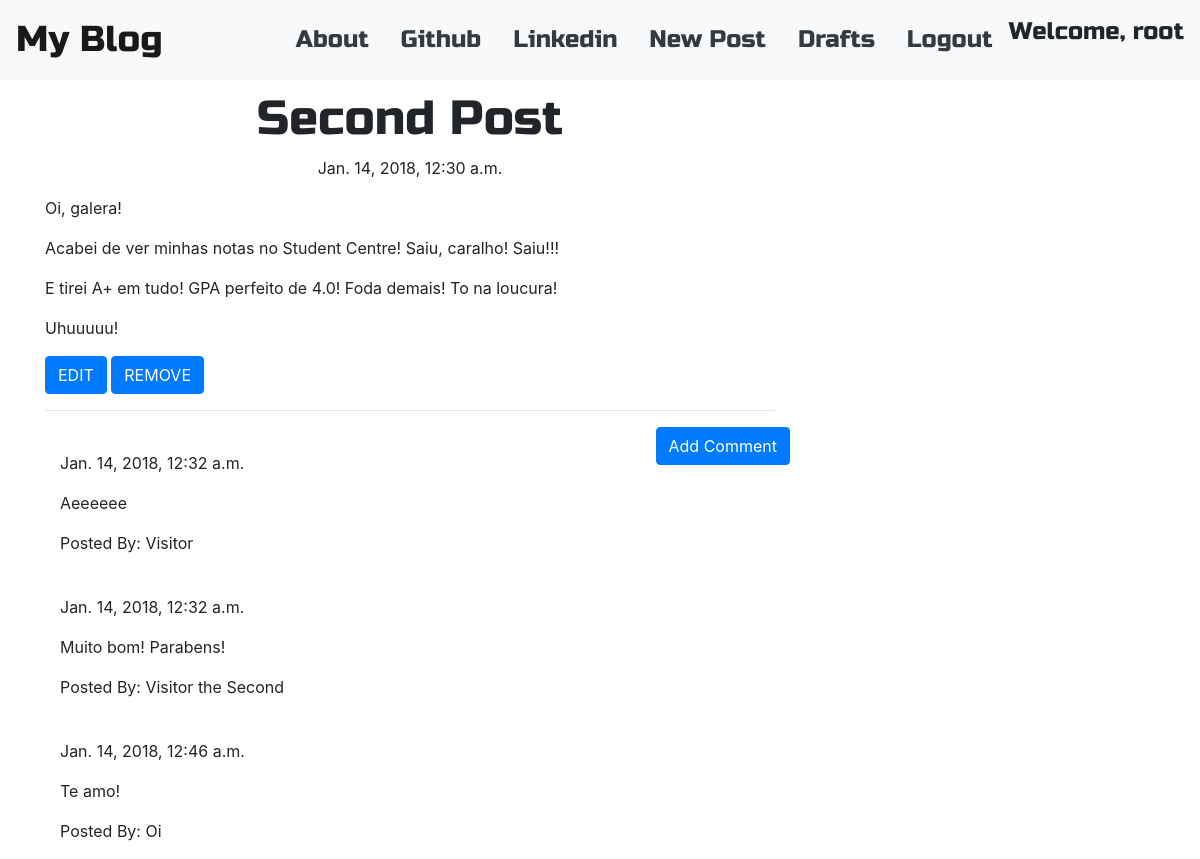
/post/2 (signed in), run on the app's committed database.
### blog/models.py (models this page shows, shortened)
class Post(models.Model):
    author = models.ForeignKey('auth.User')
    title = models.CharField(max_length=200)
    text = models.TextField()
    created_date = models.DateTimeField(default=timezone.now)
    published_date = models.DateTimeField(blank=True, null=True)

class Comment(models.Model):
    post = models.ForeignKey('blog.Post', related_name='comments')
    author = models.CharField(max_length=200)
    text = models.TextField()
    created_date = models.DateTimeField(default=timezone.now)
    approved_comment = models.BooleanField(default=False)

### blog/views.py (the view)
# urls.py: url(r'^post/(?P<pk>\d+)$', views.PostDetailView.as_view(), name='post_detail'),
class PostDetailView(DetailView):
    model = Post

### blog/templates/blog/post_detail.html (shortened to what this page needs)
{% extends 'blog/base.html' %}
{% block content %}
  <h1 class="posttitle loader">{{ post.title }}</h1>
  {% if post.published_date %}
    <div class="date postdate">
      {{ post.published_date }}
    </div>
  {% else %}
    <a class=btn btn-primary href="{% url 'post_publish' pk=post.pk %}">Publish</a>
  {% endif %}
  <p class="postcontent">{{ post.text|safe|linebreaksbr }}</p>
  {% if user.is_authenticated %}
    <a class="btn btn-primary" href="{% url 'post_edit' pk=post.pk %}">EDIT</a>
    <a class="btn btn-primary" href="{% url 'post_remove' pk=post.pk %}">REMOVE</a>
  {% endif %}
  <hr>
  <a class="btn btn-primary btn-comment" href="{% url 'add_comment_to_post' pk=post.pk %}">Add Comment</a>
  <div class="container">
    {% for comment in post.comments.all %}
      <br>
      {% if user.is_authenticated or comment.approved_comment %}
        {{ comment.created_date }}
        <p>{{ comment.text|safe|linebreaksbr }}</p>
        <p>Posted By: {{ comment.author }}</p>
      {% endif %}
    {% empty %}
      <p>No Comments</p>
    {% endfor %}
  </div>
{% endblock %}

### blog/templates/blog/base.html (shortened to what this page needs)
<!DOCTYPE html>
{% load staticfiles %}
<html>
  <head>
    <link rel="stylesheet" href="https://maxcdn.bootstrapcdn.com/bootstrap/4.0.0-beta.3/css/bootstrap.min.css">
    <link rel="stylesheet" href="//cdn.jsdelivr.net/npm/medium-editor@latest/dist/css/medium-editor.min.css" type="text/css" media="screen" charset="utf-8">
    <link rel="stylesheet" href="{% static 'css/blog.css' %}">
  </head>
  <body class="loader">
    <nav class="navbar navbar-light bg-light techfont custom-navbar">
      <a class="navbar-brand bigbrand" href="{% url 'post_list' %}">My Blog</a>
      <ul class="nav justify-content-end">
        <li class="nav-item">
          <a class="nav-link text-dark" href="{% url 'about' %}">About</a>
        </li>
        <li class="nav-item">
          <a class="nav-link text-dark" href="https://www.github.com">Github</a>
        </li>
        <li class="nav-item">
          <a class="nav-link text-dark" href="https://www.linkedin.com">Linkedin</a>
        </li>
        {% if user.is_authenticated %}
        <li class="nav-item">
          <a class="nav-link text-dark" href="{% url 'post_new' %}">New Post</a>
        </li>
        <li class="nav-item">
          <a class="nav-link text-dark" href="{% url 'post_draft_list' %}">Drafts</a>
        </li>
        <li class="nav-item">
          <a class="nav-link text-dark" href="{% url 'post_new' %}">Logout</a>
        </li>
        <li class="nav-item">
          <a>Welcome, {{ user.username }}</a>
        </li>
        {% else %}
        <li class="nav-item">
          <a class="nav-link text-dark" href="{% url 'login' %}">Login</a>
        </li>
        {% endif %}
      </ul>
    </nav>
    <div class="content container">
      <div class="row">
        <div class="col-md-8">
          <div class="blog_posts">
            {% block content %}
            {% endblock %}
          </div>
        </div>
      </div>
    </div>
  </body>
</html>

### blog/static/css/blog.css (style rules this page uses)
.techfont { font-family: 'Russo One', sans-serif; font-size: 1.5em; margin-bottom: 10px; }
.bigbrand { font-size: 1.5em; }
.postdate { text-align: center; }
.posttitle { font-family: 'Russo One', sans-serif; font-size: 3em; text-align: center; }
.postcontent { font-family: 'Montserrat'; font-size: 1.5em; }
.btn-comment { position: absolute; right: 0px; }
.loader { filter: hue-rotate(0deg); color: linear-gradient(45deg, #0f8, #08f); animation: hue 10000ms infinite linear; }

### data on the page
Post: title "Second Post", published_date "Jan. 14, 2018, 12:30 a.m.", text "Oi, galera! Acabei de ver minhas notas no Student Centre! Saiu, caralho! Saiu!!! E tirei A+ em tudo! GPA perfeito de 4.0! Foda demais! To na loucura! Uhuuuuu!"
Comment: created_date "Jan. 14, 2018, 12:32 a.m.", text "Aeeeeee", author "Visitor"
Comment: created_date "Jan. 14, 2018, 12:32 a.m.", text "Muito bom! Parabens!", author "Visitor the Second"
Comment: created_date "Jan. 14, 2018, 12:46 a.m.", text "Te amo!", author "Oi"

### other printed values
{{ user.username }} "root"
